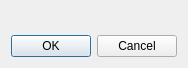
<?xml version="1.0" encoding="UTF-8"?>
<ui version="4.0">
 <class>PointEditorDialog</class>
 <widget class="QDialog" name="PointEditorDialog">
  <property name="geometry">
   <rect>
    <x>0</x>
    <y>0</y>
    <width>186</width>
    <height>68</height>
   </rect>
  </property>
  <property name="windowTitle">
   <string>Point Editor</string>
  </property>
  <layout class="QVBoxLayout" name="verticalLayout">
   <item>
    <widget class="PositionEditorWidget" name="positionWidget" native="true"/>
   </item>
   <item>
    <widget class="QDialogButtonBox" name="buttonBox">
     <property name="orientation">
      <enum>Qt::Horizontal</enum>
     </property>
     <property name="standardButtons">
      <set>QDialogButtonBox::Cancel|QDialogButtonBox::Ok</set>
     </property>
    </widget>
   </item>
  </layout>
 </widget>
 <customwidgets>
  <customwidget>
   <class>PositionEditorWidget</class>
   <extends>QWidget</extends>
   <header>src/hmi/PositionEditorWidget.h</header>
   <container>1</container>
  </customwidget>
 </customwidgets>
 <resources/>
 <connections>
  <connection>
   <sender>buttonBox</sender>
   <signal>accepted()</signal>
   <receiver>PointEditorDialog</receiver>
   <slot>accept()</slot>
   <hints>
    <hint type="sourcelabel">
     <x>248</x>
     <y>254</y>
    </hint>
    <hint type="destinationlabel">
     <x>157</x>
     <y>274</y>
    </hint>
   </hints>
  </connection>
  <connection>
   <sender>buttonBox</sender>
   <signal>rejected()</signal>
   <receiver>PointEditorDialog</receiver>
   <slot>reject()</slot>
   <hints>
    <hint type="sourcelabel">
     <x>316</x>
     <y>260</y>
    </hint>
    <hint type="destinationlabel">
     <x>286</x>
     <y>274</y>
    </hint>
   </hints>
  </connection>
 </connections>
</ui>
